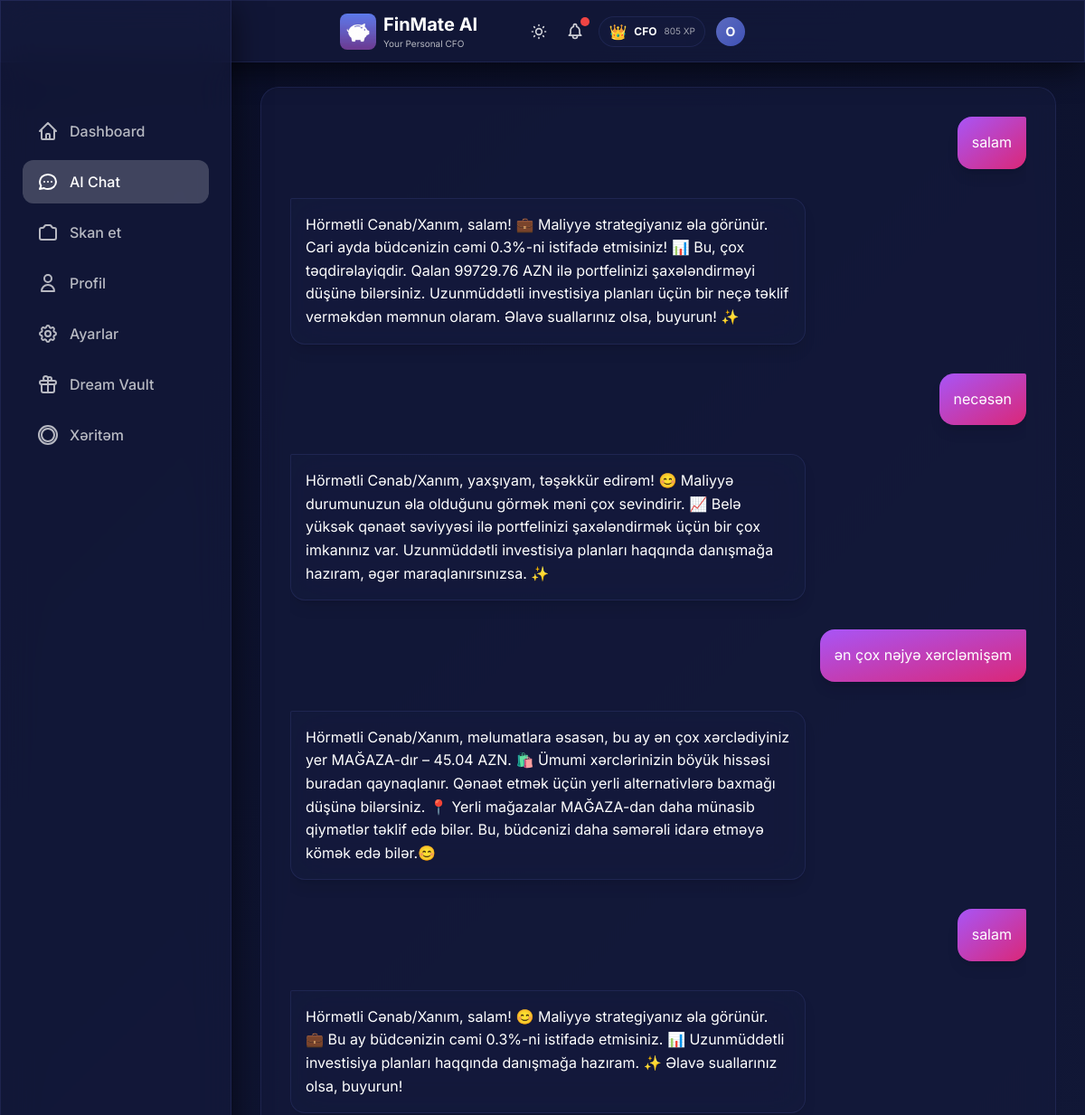
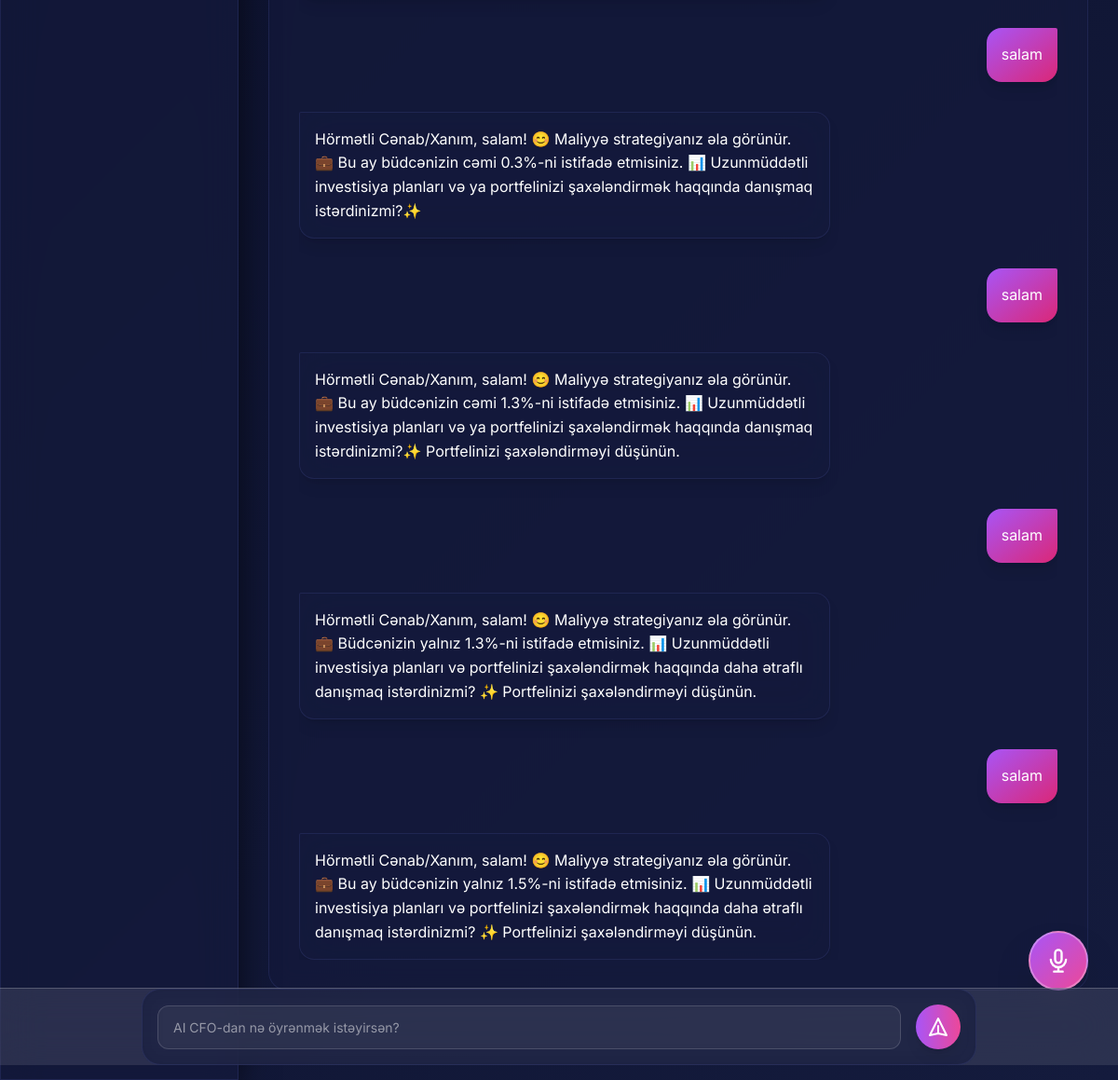
The page /chat (signed in) on the database its author committed (2 pictures, top to bottom).
### models.py (models this page shows, shortened)
class User(Base):
    __tablename__ = "users"
    id = Column(Integer, primary_key=True, index=True)
    username = Column(String, unique=True, index=True, nullable=False)
    password_hash = Column(String, nullable=True)  # Hashed password (nullable for demo user)
    monthly_income = Column(Float, nullable=True)  # Monthly salary/income
    monthly_budget = Column(Float, default=1000.0)
    xp_points = Column(Integer, default=0)
    level_title = Column(String, default="Rookie")
    preferred_language = Column(String, default="az")  # az, en, ru
    voice_enabled = Column(Boolean, default=True)
    daily_budget_limit = Column(Float, nullable=True)
    currency = Column(String, default="AZN")  # Display/Base currency
    personality_mode = Column(String, default="normal")  # normal, mom, strict
    is_premium = Column(Boolean, default=False)  # Premium subscription status
    readability_mode = Column(Boolean, default=False)  # Accessibility mode for vision-impaired users
    ai_name = Column(String, default="FinMate")  # Customizable AI name
    ai_attitude = Column(String, default="Professional")  # Strict, Funny, Sarcastic, Supportive
    ai_style = Column(String, default="Formal")  # Slang, Shakespearean, Dialect, Short
    ai_persona_mode = Column(String, default="Auto")  # Auto (behavioral profiling) or Manual
    login_streak = Column(Integer, default=0)
    last_login_date = Column(Date, nullable=True)
    created_at = Column(DateTime, default=datetime.utcnow)
    expenses = relationship("Expense", back_populates="user", cascade="all, delete-orphan")
    chat_messages = relationship("ChatMessage", back_populates="user", cascade="all, delete-orphan")
    xp_logs = relationship("XPLog", back_populates="user", cascade="all, delete-orphan")
    dreams = relationship("Dream", back_populates="user", cascade="all, delete-orphan")

class ChatMessage(Base):
    __tablename__ = "chat_messages"
    id = Column(Integer, primary_key=True, index=True)
    user_id = Column(Integer, ForeignKey("users.id"), nullable=False)
    role = Column(String, nullable=False)  # 'user' or 'ai'
    content = Column(Text, nullable=False)
    timestamp = Column(DateTime, default=datetime.utcnow, nullable=False)
    user = relationship("User", back_populates="chat_messages")

### main.py (the view)
@app.get("/chat", response_class=HTMLResponse)
async def chat_page(request: Request, db: Session = Depends(get_db)):
    user = get_current_user(request, db)
    if not user:
        return RedirectResponse(url="/login", status_code=303)
    messages = db.query(ChatMessage).filter(
        ChatMessage.user_id == user.id
    ).order_by(ChatMessage.timestamp.asc()).all()
    return templates.TemplateResponse("chat.html", {
        "request": request,
        "user": user,
        "messages": messages
    })

### templates/chat.html (shortened to what this page needs)
{% extends "base.html" %}
{% block extra_head %}
<link rel="stylesheet" href="/static/css/chat.css">
{% endblock %}
{% block content %}
<div class="max-w-5xl mx-auto px-2 sm:px-4">
    <div class="glass-card p-6 sm:p-8 mb-32 lg:mb-16">
        <div class="chat-container" id="chatContainer">
            <div id="messages" class="space-y-6 sm:space-y-8">
                {% for message in messages %}
                {% if message.role == 'user' %}
                <div class="flex justify-end">
                    <div
                        class="message-bubble bg-gradient-to-br from-purple-500 to-pink-600 text-white p-4 rounded-2xl rounded-tr-sm shadow-lg">
                        {{ message.content | safe }}
                    </div>
                </div>
                {% else %}
                <div class="flex justify-start">
                    <div class="message-bubble glass p-4 rounded-2xl rounded-tl-sm text-white shadow-lg">
                        {{ message.content | safe }}
                    </div>
                </div>
                {% endif %}
                {% endfor %}
            </div>
        </div>
    </div>
</div>
<div
    class="chat-input-container fixed bottom-20 sm:bottom-24 left-0 right-0 px-4 sm:px-6 md:bottom-4 transition-all duration-300 z-50">
    <div class="max-w-4xl mx-auto">
        <form hx-post="/api/chat" hx-target="#messages" hx-swap="beforeend" hx-headers='{"X-Client-Appended":"true"}'
            hx-on::after-request="this.reset(); scrollToBottom();"
            class="glass-card p-3 sm:p-4 flex items-center gap-3 sm:gap-4" id="chat-form">
            <input type="text" name="message" placeholder="AI CFO-dan nə öyrənmək istəyirsən?" required
                class="chat-input-field flex-1" autocomplete="off" id="chat-input" />
            <button type="submit"
                class="w-10 h-10 sm:w-12 sm:h-12 flex-shrink-0 rounded-full bg-gradient-to-r from-purple-500 to-pink-500 flex items-center justify-center hover:scale-110 transition shadow-lg group">
                <svg class="w-5 h-5 sm:w-6 sm:h-6 text-white group-hover:scale-110 transition" fill="none"
                    stroke="currentColor" viewBox="0 0 24 24">
                    <path stroke-linecap="round" stroke-linejoin="round" stroke-width="2"
                        d="M12 19l9 2-9-18-9 18 9-2zm0 0v-8"></path>
                </svg>
            </button>
        </form>
    </div>
</div>
{% endblock %}

### templates/base.html (shortened to what this page needs)
<!DOCTYPE html>
<html lang="az" data-theme="dark">
<head>
    <link href="https://cdn.jsdelivr.net/npm/daisyui@4.4.19/dist/full.min.css" rel="stylesheet" type="text/css" />
    <script src="https://cdn.tailwindcss.com"></script>
    <script src="/static/js/tailwind-config.js"></script>
    <link rel="stylesheet" href="/static/css/base.css">
    {% block extra_head %}{% endblock %}
</head>
<body>
    <div class="glass fixed top-0 left-0 right-0 z-40 px-2 sm:px-4 py-2 sm:py-3">
        <div class="flex items-center justify-between max-w-md mx-auto">
            <div class="min-w-0 flex-1 flex items-center gap-2">
                <img src="/static/icons/icon-192.png" alt="FinMate AI"
                    class="w-8 h-8 sm:w-10 sm:h-10 rounded-lg flex-shrink-0" onerror="this.style.display='none'">
                <div class="min-w-0">
                    <h1 class="text-lg sm:text-xl font-bold text-white truncate">FinMate AI</h1>
                    <p class="text-[9px] sm:text-[10px] text-white/70">Your Personal CFO</p>
                </div>
            </div>
            <div class="flex items-center gap-2 sm:gap-3 relative flex-shrink-0">
                <button id="theme-toggle" class="relative text-white/80 hover:text-white transition p-1"
                    title="Tema dəyişdir">
                </button>
                <button id="alert-bell" class="relative text-white/80 hover:text-white transition p-1">
                    <span id="alert-counter"
                        class="absolute -top-0.5 -right-0.5 w-2.5 h-2.5 bg-red-500 rounded-full shadow-lg"></span>
                </button>
                {% if user and user.xp_points is defined %}
                <div
                    class="hidden sm:flex items-center gap-1.5 sm:gap-2 glass-card px-2 sm:px-2.5 py-0.5 sm:py-1 rounded-full">
                    <span class="text-sm sm:text-base">{% if user.level_title == 'Rookie' %}🌱{% elif user.level_title
                        == 'Saver'
                        %}💰{% elif user.level_title == 'Analyst' %}📊{% elif user.level_title == 'Manager' %}🎯{%
                        elif
                        user.level_title == 'CFO' %}👑{% else %}⭐{% endif %}</span>
                    <span class="text-[10px] sm:text-xs font-bold text-white hidden md:inline">{{ user.level_title
                        }}</span>
                    <span class="text-[9px] sm:text-[10px] text-white/60">{{ user.xp_points }} XP</span>
                </div>
                {% endif %}
                <div class="relative flex-shrink-0 group">
                    <button type="button" id="profile-dropdown-btn" class="relative focus:outline-none">
                        <div id="user-avatar"
                            class="w-7 h-7 sm:w-8 sm:h-8 rounded-full flex items-center justify-center text-white font-bold text-xs sm:text-sm transition-all duration-400 group-hover:scale-110 hover:scale-110"
                            style="background: linear-gradient(135deg, var(--accent-primary), var(--accent-secondary));">
                            {{ user.username[0].upper() if user else 'D' }}
                        </div>
                    </button>
                </div>
            </div>
        </div>
    </div>
    <div class="pt-24 pb-8 px-4">
        <div class="w-full lg:max-w-7xl mx-auto">
            {% block content %}{% endblock %}
        </div>
    </div>
    <div class="hidden lg:block fixed left-0 top-0 bottom-0 w-64 glass z-40 pt-24">
        <nav class="p-6 space-y-2">
            <a href="/"
                class="flex items-center gap-3 px-4 py-3 rounded-xl text-white/70 hover:text-white hover:bg-white/10 transition {% if request.url.path == '/' %}bg-white/20 !text-white{% endif %}">
                <svg class="w-6 h-6" fill="none" stroke="currentColor" viewBox="0 0 24 24">
                    <path stroke-linecap="round" stroke-linejoin="round" stroke-width="2"
                        d="M3 12l2-2m0 0l7-7 7 7M5 10v10a1 1 0 001 1h3m10-11l2 2m-2-2v10a1 1 0 01-1 1h-3m-6 0a1 1 0 001-1v-4a1 1 0 011-1h2a1 1 0 011 1v4a1 1 0 001 1m-6 0h6">
                    </path>
                </svg>
                <span class="font-medium">Dashboard</span>
            </a>
            <a href="/chat"
                class="flex items-center gap-3 px-4 py-3 rounded-xl text-white/70 hover:text-white hover:bg-white/10 transition {% if request.url.path == '/chat' %}bg-white/20 !text-white{% endif %}">
                <svg class="w-6 h-6" fill="none" stroke="currentColor" viewBox="0 0 24 24">
                    <path stroke-linecap="round" stroke-linejoin="round" stroke-width="2"
                        d="M8 12h.01M12 12h.01M16 12h.01M21 12c0 4.418-4.03 8-9 8a9.863 9.863 0 01-4.255-.949L3 20l1.395-3.72C3.512 15.042 3 13.574 3 12c0-4.418 4.03-8 9-8s9 3.582 9 8z">
                    </path>
                </svg>
                <span class="font-medium">AI Chat</span>
            </a>
            <a href="/scan"
                class="flex items-center gap-3 px-4 py-3 rounded-xl text-white/70 hover:text-white hover:bg-white/10 transition {% if request.url.path == '/scan' %}bg-white/20 !text-white{% endif %}">
                <span class="font-medium">Skan et</span>
            </a>
            <a href="/profile"
                class="flex items-center gap-3 px-4 py-3 rounded-xl text-white/70 hover:text-white hover:bg-white/10 transition {% if request.url.path == '/profile' %}bg-white/20 !text-white{% endif %}">
                <svg class="w-6 h-6" fill="none" stroke="currentColor" viewBox="0 0 24 24">
                    <path stroke-linecap="round" stroke-linejoin="round" stroke-width="2"
                        d="M16 7a4 4 0 11-8 0 4 4 0 018 0zM12 14a7 7 0 00-7 7h14a7 7 0 00-7-7z"></path>
                </svg>
                <span class="font-medium">Profil</span>
            </a>
            <a href="/settings"
                class="flex items-center gap-3 px-4 py-3 rounded-xl text-white/70 hover:text-white hover:bg-white/10 transition {% if request.url.path == '/settings' %}bg-white/20 !text-white{% endif %}">
                <span class="font-medium">Ayarlar</span>
            </a>
            <a href="/dream-vault"
                class="flex items-center gap-3 px-4 py-3 rounded-xl text-white/70 hover:text-white hover:bg-white/10 transition {% if request.url.path == '/dream-vault' %}bg-white/20 !text-white{% endif %}">
                <svg class="w-6 h-6" fill="none" stroke="currentColor" viewBox="0 0 24 24">
                    <path stroke-linecap="round" stroke-linejoin="round" stroke-width="2"
                        d="M12 8v13m0-13V6a2 2 0 112 2h-2zm0 0V5.5A2.5 2.5 0 109.5 8H12zm-7 4h14M5 12a2 2 0 110-4h14a2 2 0 110 4M5 12v7a2 2 0 002 2h10a2 2 0 002-2v-7">
                    </path>
                </svg>
                <span class="font-medium">Dream Vault</span>
            </a>
            <a href="/heatmap"
                class="flex items-center gap-3 px-4 py-3 rounded-xl text-white/70 hover:text-white hover:bg-white/10 transition {% if request.url.path == '/heatmap' %}bg-white/20 !text-white{% endif %}">
                <svg class="w-6 h-6" fill="none" stroke="currentColor" viewBox="0 0 24 24">
                    <path stroke-linecap="round" stroke-linejoin="round" stroke-width="2"
                        d="M2 12a10 10 0 1020 0 10 10 0 00-20 0zm10-7a7 7 0 00-7 7c0 3.866 3.134 7 7 7a7 7 0 007-7c0-3.866-3.134-7-7-7z">
                    </path>
                </svg>
                <span class="font-medium">Xəritəm</span>
            </a>
        </nav>
    </div>
    {% if user and user.voice_enabled %}
    {% if request.url.path == '/scan' or request.url.path == '/chat' %}
    <button onclick="openVoiceModal()"
        class="fixed {% if request.url.path == '/scan' %}bottom-24{% else %}bottom-32{% endif %} right-4 sm:right-6 w-14 h-14 sm:w-16 sm:h-16 glass bg-gradient-to-br from-purple-500 to-pink-500 backdrop-blur-xl border-2 border-white/30 rounded-full shadow-2xl flex items-center justify-center text-white hover:scale-110 active:scale-95 transition-all z-40 md:{% if request.url.path == '/scan' %}bottom-20{% else %}bottom-24{% endif %} md:right-8 mb-16 md:mb-0 group">
        <svg class="w-6 h-6 sm:w-7 sm:h-7 group-hover:scale-110 transition-transform" fill="none" stroke="currentColor"
            viewBox="0 0 24 24">
            <path stroke-linecap="round" stroke-linejoin="round" stroke-width="2"
                d="M19 11a7 7 0 01-7 7m0 0a7 7 0 01-7-7m7 7v4m0 0H8m4 0h4m-4-8a3 3 0 01-3-3V5a3 3 0 116 0v6a3 3 0 01-3 3z">
            </path>
        </svg>
    </button>
    {% endif %}
    {% endif %}
</body>
</html>
</html>

### static/css/base.css (style rules this page uses)
:root { --bg-primary: #0a0e27; --bg-secondary: #141b3d; --glass-bg: rgba(20, 27, 61, 0.7); --glass-border: rgba(100, 116, 207, 0.15); --glass-shadow: rgba(0, 0, 0, 0.6); --text-primary: #e8eaf6; --text-secondary: rgba(232, 234, 246, 0.75); --nav-border: rgba(100, 116, 207, 0.2); --skeleton-bg: rgba(100, 116, 207, 0.08); --accent-primary: #5c6bc0; --accent-secondary: #3f51b5; }
* { font-family: 'Inter', sans-serif; }
body:not(.no-transition), body:not(.no-transition) .glass, body:not(.no-transition) .glass-card, body:not(.no-transition) .bottom-nav { transition: background 0.6s cubic-bezier(0.4, 0, 0.2, 1), color 0.6s cubic-bezier(0.4, 0, 0.2, 1), border-color 0.6s cubic-bezier(0.4, 0, 0.2, 1), box-shadow 0.6s cubic-bezier(0.4, 0, 0.2, 1); }
body { transition: background 0.8s ease-in-out; }
body { background: linear-gradient(135deg, var(--bg-primary) 0%, var(--bg-secondary) 100%); min-height: 100vh; padding-bottom: 80px; color: var(--text-primary); }
@media (min-width: 1024px) { body { padding-left: 256px; padding-bottom: 0; } }
.glass { background: var(--glass-bg); backdrop-filter: blur(20px); -webkit-backdrop-filter: blur(20px); border: 1px solid var(--glass-border); box-shadow: 0 8px 32px 0 var(--glass-shadow); }
.glass-card { background: var(--glass-bg); backdrop-filter: blur(12px); -webkit-backdrop-filter: blur(12px); border-radius: 20px; border: 1px solid var(--glass-border); }

### static/css/chat.css (style rules this page uses)
.chat-container { height: calc(100vh - 250px); overflow-y: auto; overflow-x: hidden; scroll-behavior: smooth; }
.message-bubble { max-width: 70%; word-wrap: break-word; word-break: break-word; animation: slideIn 0.3s ease-out; line-height: 1.6; font-size: 1rem; }
.chat-input-container { background: rgba(255, 255, 255, 0.1); backdrop-filter: blur(20px); -webkit-backdrop-filter: blur(20px); border-top: 1px solid rgba(255, 255, 255, 0.2); }
.chat-input-field { background: rgba(255, 255, 255, 0.05); border: 1px solid rgba(255, 255, 255, 0.15); border-radius: 12px; padding: 0.75rem 1rem; color: #ffffff; font-size: 0.875rem; transition: all 0.3s ease; min-height: 44px; }
.chat-input-field::placeholder { color: rgba(255, 255, 255, 0.5); }

### rows shown on the page
User: level_title "CFO", xp_points "805", username "O"
ChatMessage: content "salam"
ChatMessage: content "Hörmətli Cənab/Xanım, salam! 💼 Maliyyə strategiyanız əla görünür. Cari ayda büdcənizin cəmi 0.3%-ni istifadə etmisiniz! 📊 Bu, çox təqdirəlayiqdir. Qalan 99729.76 AZN ilə portfelinizi şaxələndirməyi düşünə bilərsiniz. Uzunmüddətli investisiya planları üçün bir neçə təklif verməkdən məmnun olaram. Əlavə suallarınız olsa, buyurun! ✨"
ChatMessage: content "necəsən"
ChatMessage: content "Hörmətli Cənab/Xanım, yaxşıyam, təşəkkür edirəm! 😊 Maliyyə durumunuzun əla olduğunu görmək məni çox sevindirir. 📈 Belə yüksək qənaət səviyyəsi ilə portfelinizi şaxələndirmək üçün bir çox imkanınız var. Uzunmüddətli investisiya planları haqqında danışmağa hazıram, əgər maraqlanırsınızsa. ✨"
ChatMessage: content "ən çox nəjyə xərcləmişəm"
ChatMessage: content "Hörmətli Cənab/Xanım, məlumatlara əsasən, bu ay ən çox xərclədiyiniz yer MAĞAZA-dır – 45.04 AZN. 🛍️ Ümumi xərclərinizin böyük hissəsi buradan qaynaqlanır. Qənaət etmək üçün yerli alternativlərə baxmağı düşünə bilərsiniz. 📍 Yerli mağazalar MAĞAZA-dan daha münasib qiymətlər təklif edə bilər. Bu, büdcənizi daha səmərəli idarə etməyə kömək edə bilər.😊"
ChatMessage: content "salam"
ChatMessage: content "Hörmətli Cənab/Xanım, salam! 😊 Maliyyə strategiyanız əla görünür. 💼 Bu ay büdcənizin cəmi 0.3%-ni istifadə etmisiniz. 📊 Uzunmüddətli investisiya planları haqqında danışmağa hazıram. ✨ Əlavə suallarınız olsa, buyurun!"
ChatMessage: content "salam"
ChatMessage: content "Hörmətli Cənab/Xanım, salam! 😊 Maliyyə strategiyanız əla görünür. 💼 Bu ay büdcənizin cəmi 0.3%-ni istifadə etmisiniz. 📊 Uzunmüddətli investisiya planları və ya portfelinizi şaxələndirmək haqqında danışmaq istərdinizmi?✨"
ChatMessage: content "salam"
ChatMessage: content "Hörmətli Cənab/Xanım, salam! 😊 Maliyyə strategiyanız əla görünür. 💼 Bu ay büdcənizin cəmi 1.3%-ni istifadə etmisiniz. 📊 Uzunmüddətli investisiya planları və ya portfelinizi şaxələndirmək haqqında danışmaq istərdinizmi?✨ Portfelinizi şaxələndirməyi düşünün."
ChatMessage: content "salam"
ChatMessage: content "Hörmətli Cənab/Xanım, salam! 😊 Maliyyə strategiyanız əla görünür. 💼 Büdcənizin yalnız 1.3%-ni istifadə etmisiniz. 📊 Uzunmüddətli investisiya planları və portfelinizi şaxələndirmək haqqında daha ətraflı danışmaq istərdinizmi? ✨ Portfelinizi şaxələndirməyi düşünün."
ChatMessage: content "salam"
ChatMessage: content "Hörmətli Cənab/Xanım, salam! 😊 Maliyyə strategiyanız əla görünür. 💼 Bu ay büdcənizin yalnız 1.5%-ni istifadə etmisiniz. 📊 Uzunmüddətli investisiya planları və portfelinizi şaxələndirmək haqqında daha ətraflı danışmaq istərdinizmi? ✨ Portfelinizi şaxələndirməyi düşünün."
